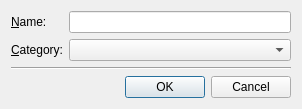
<ui version="4.0" >
 <comment>*********************************************************************
**
** Copyright (C) 2015 The Qt Company Ltd.
** Contact: http://www.qt.io/licensing/
**
** This file is part of the Qt Designer of the Qt Toolkit.
**
** $QT_BEGIN_LICENSE:LGPL$
** Commercial License Usage
** Licensees holding valid commercial Qt licenses may use this file in
** accordance with the commercial license agreement provided with the
** Software or, alternatively, in accordance with the terms contained in
** a written agreement between you and The Qt Company. For licensing terms
** and conditions see http://www.qt.io/terms-conditions. For further
** information use the contact form at http://www.qt.io/contact-us.
**
** GNU Lesser General Public License Usage
** Alternatively, this file may be used under the terms of the GNU Lesser
** General Public License version 2.1 or version 3 as published by the Free
** Software Foundation and appearing in the file LICENSE.LGPLv21 and
** LICENSE.LGPLv3 included in the packaging of this file. Please review the
** following information to ensure the GNU Lesser General Public License
** requirements will be met: https://www.gnu.org/licenses/lgpl.html and
** http://www.gnu.org/licenses/old-licenses/lgpl-2.1.html.
**
** As a special exception, The Qt Company gives you certain additional
** rights. These rights are described in The Qt Company LGPL Exception
** version 1.1, included in the file LGPL_EXCEPTION.txt in this package.
**
** GNU General Public License Usage
** Alternatively, this file may be used under the terms of the GNU
** General Public License version 3.0 as published by the Free Software
** Foundation and appearing in the file LICENSE.GPL included in the
** packaging of this file.  Please review the following information to
** ensure the GNU General Public License version 3.0 requirements will be
** met: http://www.gnu.org/copyleft/gpl.html.
**
** $QT_END_LICENSE$
**
*********************************************************************</comment>
 <class>SaveFormAsTemplate</class>
 <widget class="QDialog" name="SaveFormAsTemplate" >
  <property name="windowTitle" >
   <string>Save Form As Template</string>
  </property>
  <layout class="QVBoxLayout" >
   <item>
    <layout class="QFormLayout" >
     <item row="0" column="0" >
      <widget class="QLabel" name="label" >
       <property name="frameShape" >
        <enum>QFrame::NoFrame</enum>
       </property>
       <property name="frameShadow" >
        <enum>QFrame::Plain</enum>
       </property>
       <property name="text" >
        <string>&amp;Name:</string>
       </property>
       <property name="textFormat" >
        <enum>Qt::AutoText</enum>
       </property>
       <property name="buddy" >
        <cstring>templateNameEdit</cstring>
       </property>
      </widget>
     </item>
     <item row="0" column="1" >
      <widget class="QLineEdit" name="templateNameEdit" >
       <property name="minimumSize" >
        <size>
         <width>222</width>
         <height>0</height>
        </size>
       </property>
       <property name="text" >
        <string/>
       </property>
       <property name="echoMode" >
        <enum>QLineEdit::Normal</enum>
       </property>
      </widget>
     </item>
     <item row="1" column="0" >
      <widget class="QLabel" name="label_2" >
       <property name="frameShape" >
        <enum>QFrame::NoFrame</enum>
       </property>
       <property name="frameShadow" >
        <enum>QFrame::Plain</enum>
       </property>
       <property name="text" >
        <string>&amp;Category:</string>
       </property>
       <property name="textFormat" >
        <enum>Qt::AutoText</enum>
       </property>
       <property name="buddy" >
        <cstring>categoryCombo</cstring>
       </property>
      </widget>
     </item>
     <item row="1" column="1" >
      <widget class="QComboBox" name="categoryCombo" />
     </item>
    </layout>
   </item>
   <item>
    <widget class="QFrame" name="horizontalLine" >
     <property name="frameShape" >
      <enum>QFrame::HLine</enum>
     </property>
     <property name="frameShadow" >
      <enum>QFrame::Sunken</enum>
     </property>
    </widget>
   </item>
   <item>
    <widget class="QDialogButtonBox" name="buttonBox" >
     <property name="orientation" >
      <enum>Qt::Horizontal</enum>
     </property>
     <property name="standardButtons" >
      <set>QDialogButtonBox::Cancel|QDialogButtonBox::Ok</set>
     </property>
    </widget>
   </item>
  </layout>
 </widget>
 <resources/>
 <connections>
  <connection>
   <sender>buttonBox</sender>
   <signal>accepted()</signal>
   <receiver>SaveFormAsTemplate</receiver>
   <slot>accept()</slot>
   <hints>
    <hint type="sourcelabel" >
     <x>256</x>
     <y>124</y>
    </hint>
    <hint type="destinationlabel" >
     <x>113</x>
     <y>143</y>
    </hint>
   </hints>
  </connection>
  <connection>
   <sender>buttonBox</sender>
   <signal>rejected()</signal>
   <receiver>SaveFormAsTemplate</receiver>
   <slot>reject()</slot>
   <hints>
    <hint type="sourcelabel" >
     <x>332</x>
     <y>127</y>
    </hint>
    <hint type="destinationlabel" >
     <x>372</x>
     <y>147</y>
    </hint>
   </hints>
  </connection>
 </connections>
</ui>
